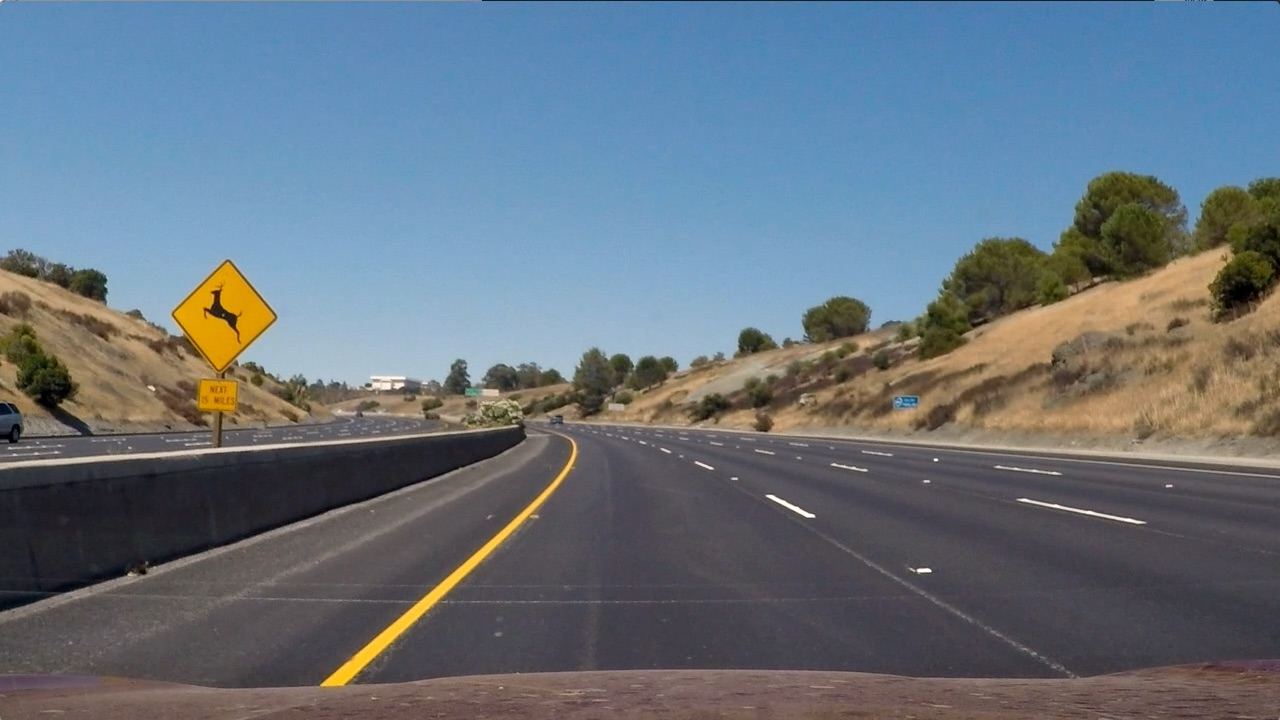
#> input picture Quadratic/test2.jpg, 1280 x 720 px
$ python keep.py   (older library calls are emulated)
#> lines starting #> are read from the running program, lines starting #| are printed output that depends on the picture; after the words box and inside, x2 and y2 are one past the last pixel; in counts of white or black regions, pixels touching at a corner belong together
#> further down, img is the input picture: shape (720, 1280, 3); mean B, G, R 125.5, 114.6, 102.8
### Quadratic/sobel.py
# Has 2 parts - color thresholding, gradient thresholding
import numpy as np
import cv2
import matplotlib.pyplot as plt

# Color thresholding

# get mask that covers yellow and white region
def get_color_mask(img):

    # good results for white & yellow from HSL space
    img_hsl = cv2.cvtColor(img, cv2.COLOR_BGR2HLS)
#> img_hsl: shape (720, 1280, 3); mean of channels 0, 1, 2 86.2, 113.9, 64.8

    low_thresh = np.array([15, 30, 115])
    high_thresh = np.array([35, 204, 255])
    yellow_mask = cv2.inRange(img_hsl, low_thresh, high_thresh)
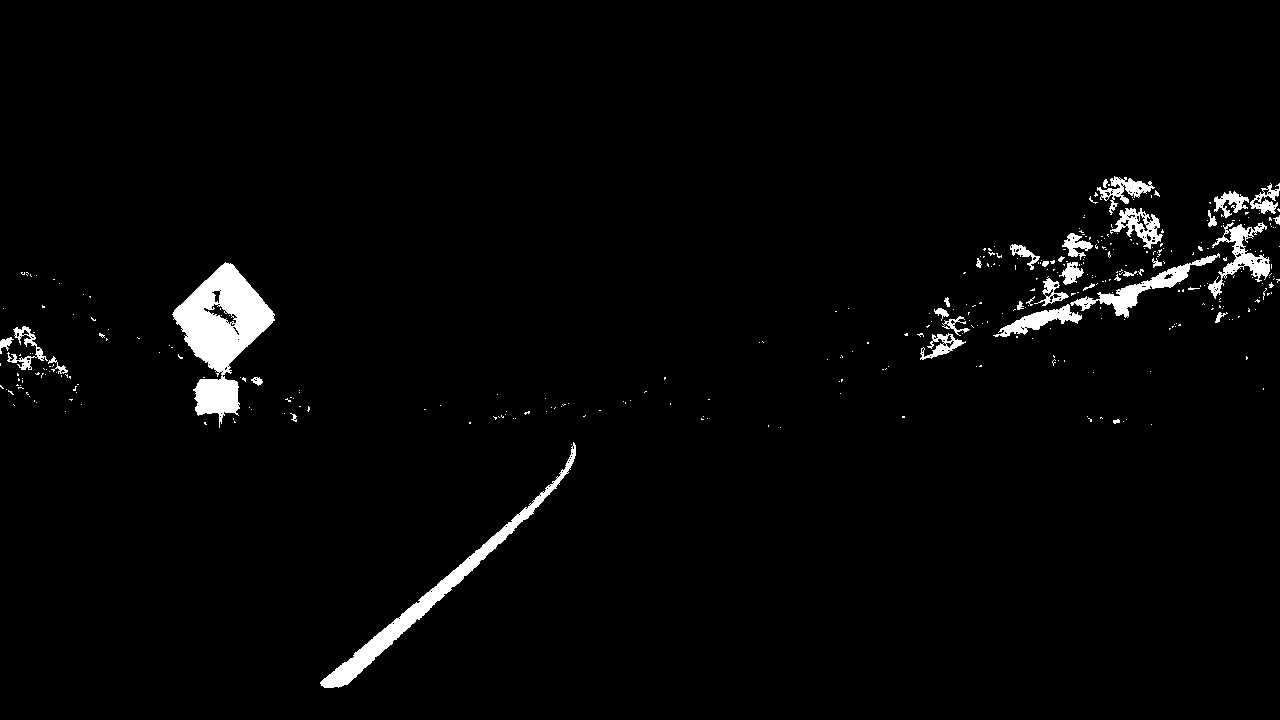
#> yellow_mask: shape (720, 1280); 2.5% white; 365 white regions (329 under 20 px), largest, box (x1, y1, x2, y2) and area: (172, 262, 275, 428) 7631, (320, 442, 576, 688) 4196, (1070, 253, 1220, 318) 1709

    low_thresh = np.array([0, 200, 0])
    high_thresh = np.array([180, 255, 255])
    white_mask = cv2.inRange(img_hsl, low_thresh, high_thresh)
#> white_mask: shape (720, 1280); 0.17% white in thin lines or dots, all inside (x1, y1, x2, y2) = (0, 0, 1172, 572)

    # bitwise or to combine the masks of both color
    combined_mask = cv2.bitwise_or(yellow_mask, white_mask)

    return combined_mask

# Gradient thresholding with sobel operator

# interested in L channel of LAB space
def get_L(img):

    img_lab = cv2.cvtColor(img, cv2.COLOR_BGR2LAB)
#> img_lab: shape (720, 1280, 3); mean of channels 0, 1, 2 121.3, 128.2, 121.3
    img_l = img_lab[:,:,0]

    return img_l

def abs_sobel(img_l, kernel_size=3, thresh=(0, 255)):

#> called with kernel_size = 15, thresh = (20, 120)
    sobel_x = cv2.Sobel(img_l, cv2.CV_64F, 1, 0, ksize=kernel_size)
    sobel_y = cv2.Sobel(img_l, cv2.CV_64F, 0, 1, ksize=kernel_size)

    s = []

    for sobel in [sobel_x, sobel_y]:
        sobel_abs = np.absolute(sobel)
        sobel_scaled = np.uint8(255 * sobel / np.max(sobel_abs))

        gradient_mask = np.zeros_like(sobel_scaled)
        gradient_mask[(thresh[0] <= sobel_scaled) & (sobel_scaled <= thresh[1])] = 1

        s.append(gradient_mask)
#> this loop made 2 passes
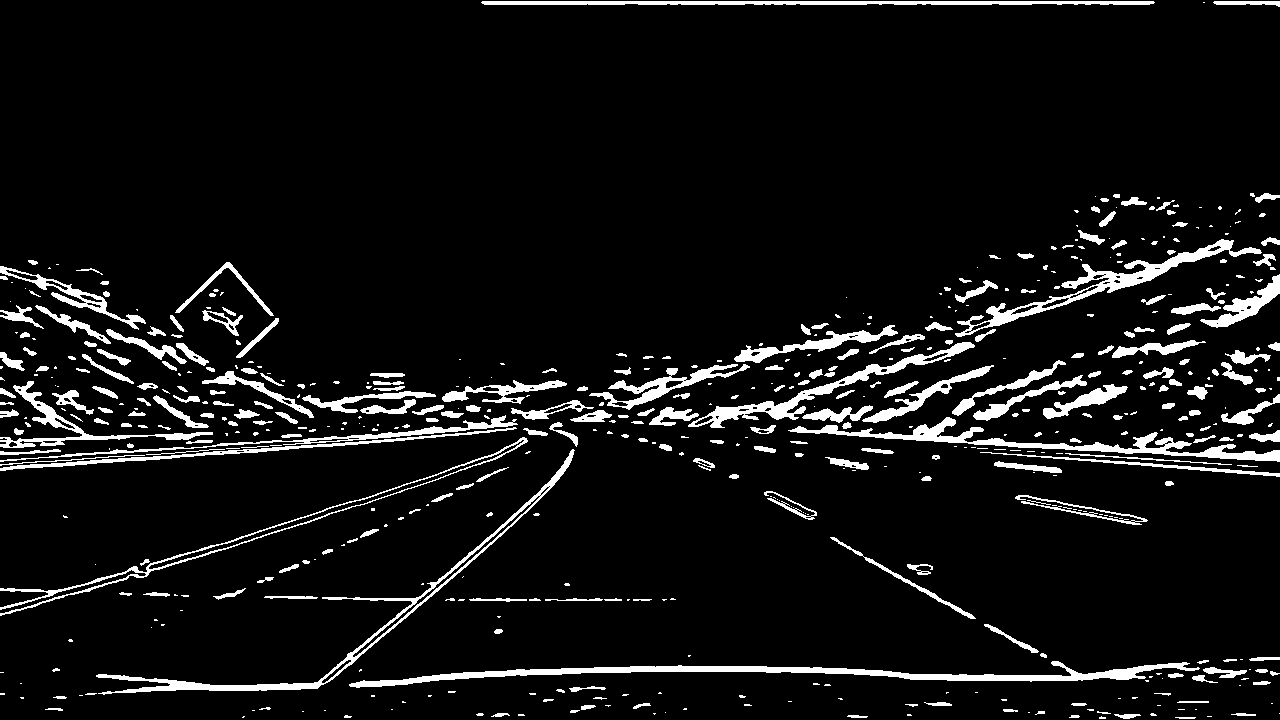
#> gradient_mask: shape (720, 1280); values 0 (black) and 1 (white), 7.3% white; 562 white regions (283 under 20 px), largest, box (x1, y1, x2, y2) and area: (349, 661, 1200, 688) 5267, (788, 417, 1280, 462) 3798, (96, 449, 575, 695) 3753
#> after the loop, s = 2 items
#> in get_all_sobels, `sobx_best, soby_best = abs_sobel(img_l, kernel_size=15, thresh=(20, 12..`: sobx_best: shape (720, 1280); values 0 (black) and 1 (white), 4.7% white; 684 white regions (360 under 20 px), largest, box (x1, y1, x2, y2) and area: (140, 395, 540, 577) 2599, (316, 434, 575, 689) 1971, (922, 273, 1043, 365) 1522

    return s

def mag_sobel(img_l, kernel_size=3, thresh=(0, 255)):

#> called with kernel_size = 15, thresh = (80, 200)
    sx = cv2.Sobel(img_l, cv2.CV_64F, 1, 0, ksize=kernel_size)
    sy = cv2.Sobel(img_l, cv2.CV_64F, 0, 1, ksize=kernel_size)

    sxy = np.sqrt(np.square(sx) + np.square(sy))
    scaled_sxy = np.uint8(255 * sxy / np.max(sxy))
#> in get_all_sobels, `sobxy_best = mag_sobel(img_l, kernel_size=15, thresh=(80, 200))`: sobxy_best: shape (720, 1280); values 0 (black) and 1 (white), 3.7% white; 328 white regions (173 under 20 px), largest, box (x1, y1, x2, y2) and area: (198, 437, 579, 690) 3807, (241, 347, 680, 397) 2833, (0, 420, 529, 614) 2642

    sxy_binary = np.zeros_like(scaled_sxy)
    sxy_binary[(scaled_sxy >= thresh[0]) & (scaled_sxy <= thresh[1])] = 1

    return sxy_binary

def dir_sobel(img_l, kernel_size=3, thresh=(0, np.pi/2)):

#> called with kernel_size = 3, thresh = (0, 1.57)
    sx_abs = np.absolute(cv2.Sobel(img_l, cv2.CV_64F, 1, 0, ksize=kernel_size))
    sy_abs = np.absolute(cv2.Sobel(img_l, cv2.CV_64F, 0, 1, ksize=kernel_size))

    dir_sxy = np.arctan2(sx_abs, sy_abs)

    sdir_binary = np.zeros_like(dir_sxy)
    sdir_binary[(dir_sxy >= thresh[0]) & (dir_sxy <= thresh[1])] = 1

    return sdir_binary

def get_all_sobels(img_l):

    sobx_best, soby_best = abs_sobel(img_l, kernel_size=15, thresh=(20, 120))

    sobxy_best = mag_sobel(img_l, kernel_size=15, thresh=(80, 200))

    sobdir_best = dir_sobel(img_l, kernel_size=3, thresh=(0, np.pi/2))
#> sobdir_best: shape (720, 1280) float64; every value is 1

    return sobx_best, soby_best, sobxy_best, sobdir_best

def get_combined_sobels(img):

    img_l = get_L(img)

    sx, sy, sxy, sdir = get_all_sobels(img_l)

    combined = np.zeros_like(sdir)
    # Sobel X returned the best output so we keep all of its results. We perform a binary and on all the other sobels
    combined[(sx == 1) | ((sy == 1) & (sxy == 1) & (sdir == 1))] = 1

    return combined

# applying

def get_combined_binary(img):

    combined_color_mask = get_color_mask(img)
    combined_sobels = get_combined_sobels(img)
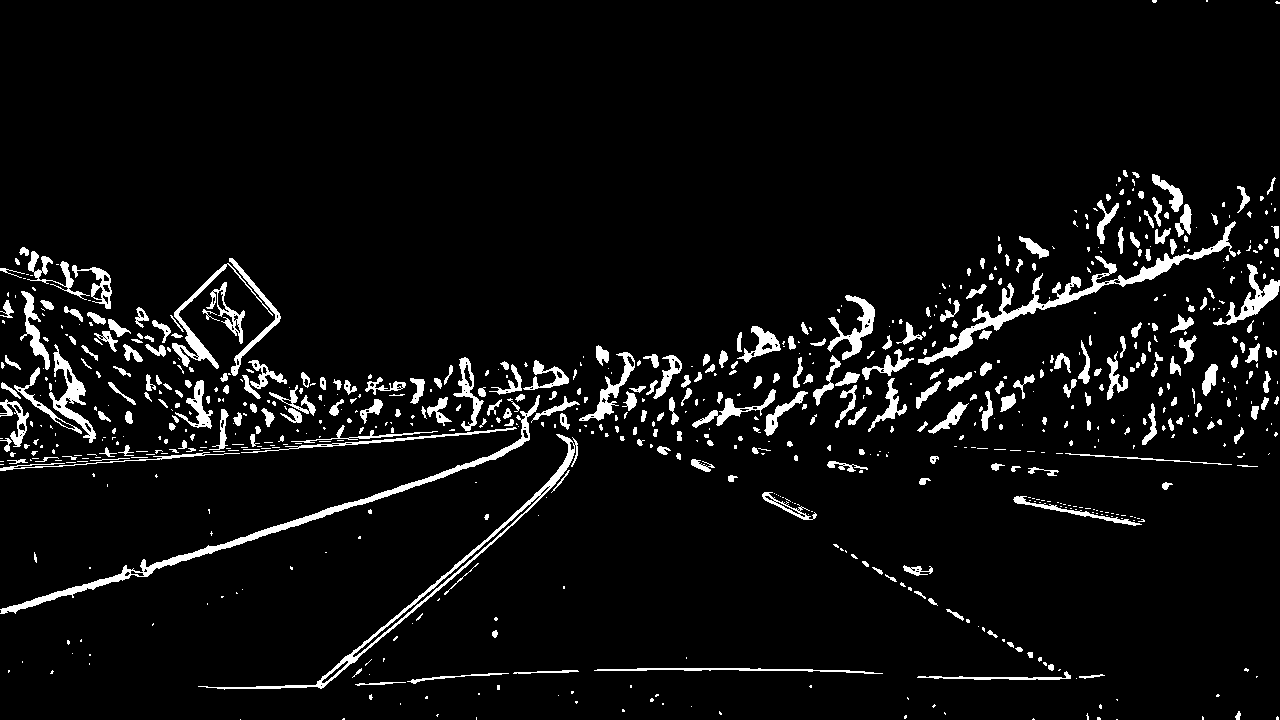
#> combined_sobels: shape (720, 1280) float64; values 0 (black) and 1 (white), 5.6% white; 767 white regions (451 under 20 px), largest, box (x1, y1, x2, y2) and area: (0, 395, 540, 614) 3581, (918, 221, 1236, 365) 3559, (198, 434, 578, 690) 2538

    print(combined_color_mask.dtype)
#| uint8
    print(combined_sobels.dtype)
#| float64

    # bitwise or to combine results of both color and gradient
    combined_binary = cv2.bitwise_or(combined_color_mask, combined_sobels.astype(np.uint8))

    return combined_binary

### Quadratic/perspective.py
import cv2
import numpy as np


def get_transform_coords(img):

    bottom_px = img.shape[0] - 1
#> bottom_px = 719

    src_pts = np.array([[210,bottom_px], [595,450],
                        [690,450], [1110, bottom_px]], np.float32)
    dst_pts = np.array([[200, bottom_px], [200, 0],
                        [1000, 0], [1000, bottom_px]], np.float32)

    return src_pts, dst_pts


# [6 lines of commented-out code are left out]

def get_warped(img):

    src, dst = get_transform_coords(img)
#> src = [[210, 719], [595, 450], [690, 450], [1110, 719]]; dst = [[200, 719], [200, 0], [1000, 0], [1000, 719]]

    M = cv2.getPerspectiveTransform(src, dst)
#> M = [[-0.639, -1.39, 991.9], [-6.15e-16, -1.92, 864.9], [-1.24e-18, -0.00239, 1]]
    img_size = img.shape[1], img.shape[0]
#> img_size = (1280, 720)
    warped = cv2.warpPerspective(img, M, img_size, flags=cv2.INTER_LINEAR)

    return warped

# [9 lines left out: function get_unwarped, not called in this run]

### Quadratic/keep.py
from calibration import get_undistorted
from sobel import get_combined_binary
from perspective import get_warped
import cv2
import matplotlib.pyplot as plt
import numpy as np

PATH = 'test2.jpg'
INPUT_SIZE = (1280, 720)

img = cv2.imread(PATH)
img = cv2.resize(img, INPUT_SIZE)

def show(img):
    plt.imshow(img, cmap='gray'); plt.show()

def binarise(img):
    ret, thresh = cv2.threshold(img, 50, 255, cv2.THRESH_BINARY)
    show(thresh)

# gets x coordinates where there a lot of whites
def half_histogram(img):
    height = img.shape[0]
#> height = 720
    # compute sum of pixels columnwise
    histogram = np.sum(img[height//2:,:], axis=0)
#> histogram = 1280 values, max 62038 at index 258, min 0 at index 0, mean 2684.8
    return histogram

# show(img)

# undistorted = undistort_img(img)
masked = get_combined_binary(img)
warped = get_warped(masked)
# binarise(warped)

# show(masked)
show(warped)

hist = half_histogram(warped)
#> hist has the same summary as histogram in half_histogram

plt.plot(hist)
plt.show()
#> figure, not shown here; curve peaks at x = 258, y = 62038

mid_X = 600

left, right = warped[:,:mid_X], warped[:,mid_X:]
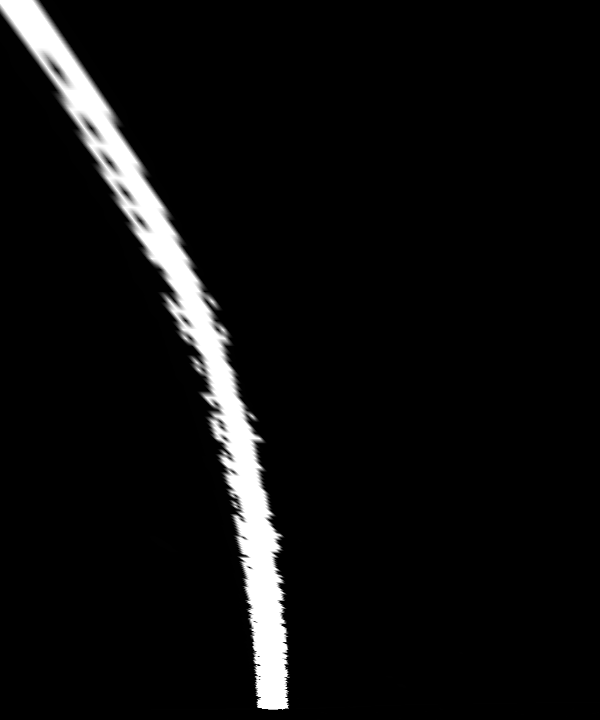
#> left: shape (720, 600); min 0, max 255, mean 14.4
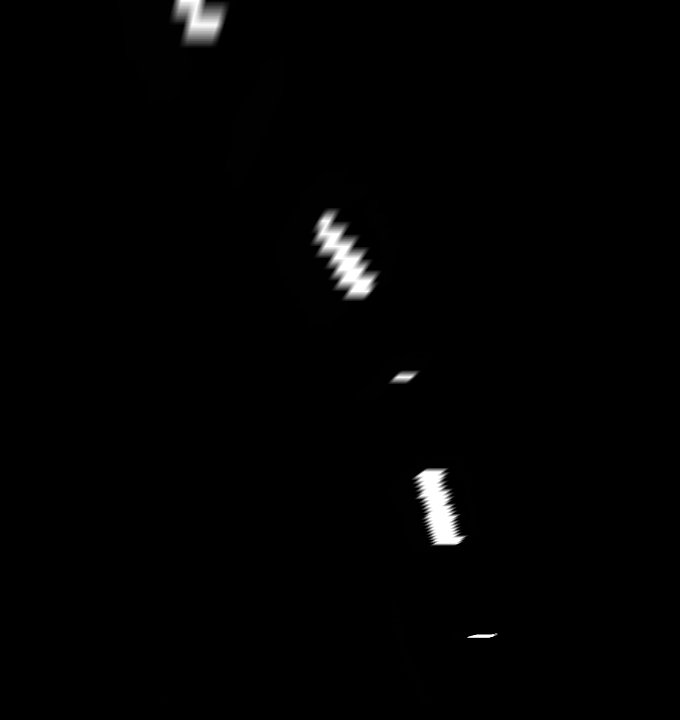
#> right: shape (720, 680); min 0, max 255, mean 2.8

show(left)

ys, xs = left.nonzero()

left_fit = np.polyfit(ys, xs, 2)
#> left_fit = [-0.000393, 0.651, 17.22]

print(left_fit)
#| [-3.92511824e-04  6.51474781e-01  1.72176806e+01]

p = np.poly1d(left_fit)

plt.plot(range(200),p(range(200)))
plt.show()
#> figure, not shown here; curve peaks at x = 199, y = 131.3

plt.scatter(xs, ys); plt.show()
#> after `plt.scatter(xs, ys)`:
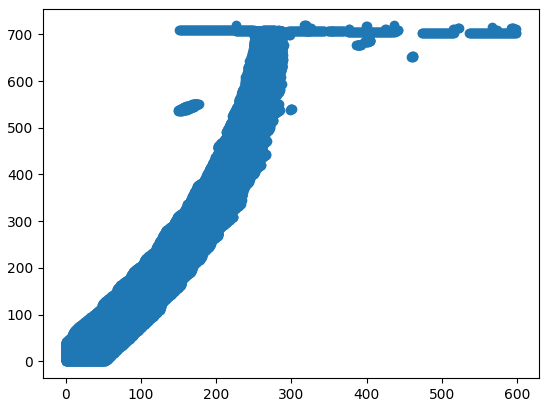
#> figure drawn by matplotlib, 1 panel

# [27 lines of commented-out code are left out]
